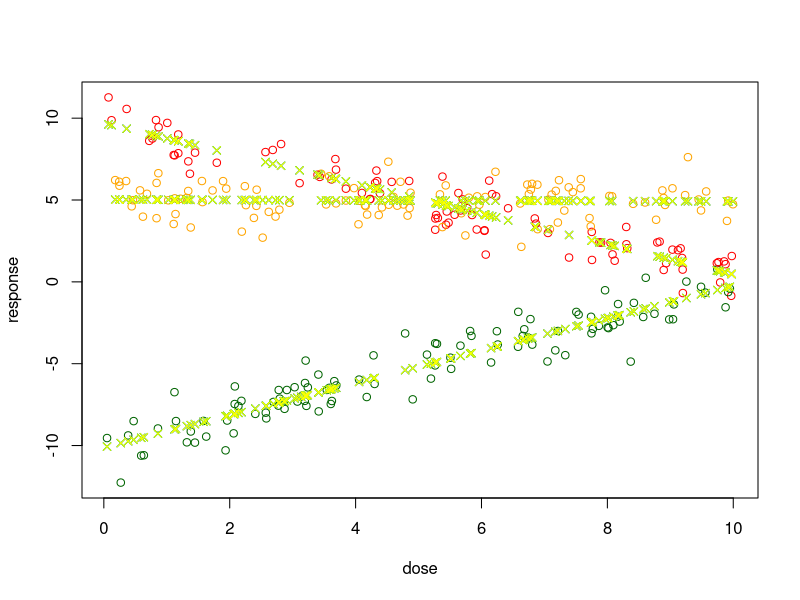

Generate this figure with R:
N <- 1000

simulate_data <- function(intercepts, slopes, N){
  category = sample(names(intercepts), N, replace=T)
  dose = runif(N, min=0, max=10)
  response = intercepts[category] + slopes[category] * dose + rnorm(N)
  data.frame(category, dose, response)
}

intercepts <- c( Tall=10, Medium=5, Short=-10)
slopes <- c(Tall=-1, Medium=0, Short=1)
cat_colors <- c(Tall="red", Medium="orange", Short="darkgreen")

df <- simulate_data(intercepts, slopes, N=300)

with(df, plot(response ~ dose, col=cat_colors[as.character(category)]))

# First try: use a formula with all interactions between dose and category, plus intercept.
# The predicted values show the lines fit by the model, but the coefficients seem complicated.
fit1 <- lm(response ~ dose*category, data=df)
with(df, points(dose, fit1$fitted.value, col="blue", pch=4))
summary(fit1)

# Second try: specify only certain interaction terms; still includes intercept.
# The predicted values are the same, but you need to do some subtracting to find the group intercepts.
fit2 <- lm(response ~ category + dose:category, data=df)
with(df, points(dose, fit2$fitted.value, col="green", pch=4))
summary(fit2)

# Third try: leave off global intercept.
# Again, the predictions are the same, but now the group-specific intercepts are easy to see.
fit3 <- lm(response ~ category + dose:category - 1, data=df)
with(df, points(dose, fit2$fitted.value, col="yellow", pch=4))
summary(fit3)

